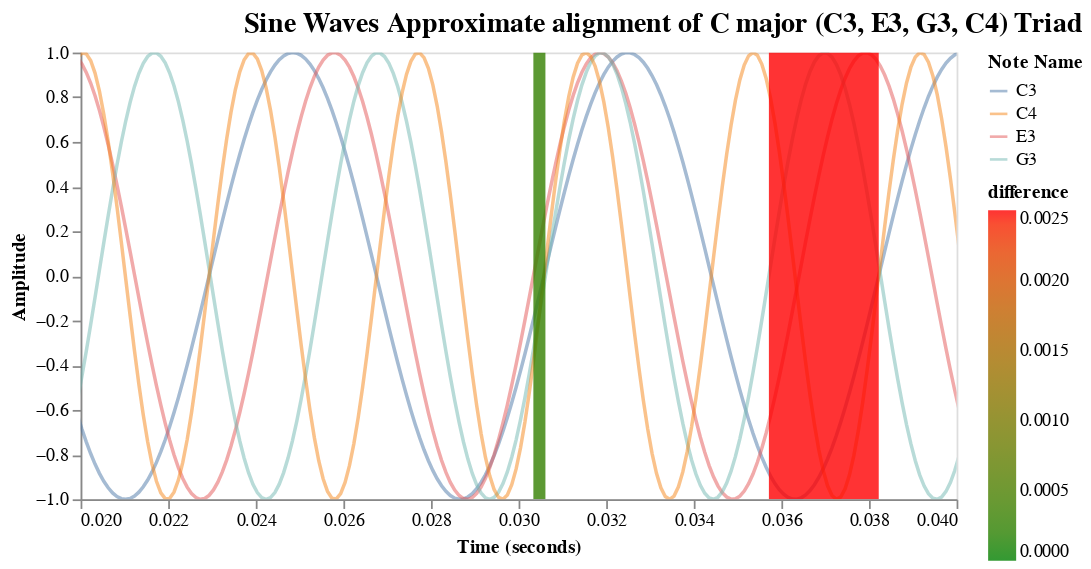

The notebook cell this image was saved under:
### Code cell
rect_chart = alt.Chart(observable_df).mark_rect(
    opacity=0.8,
    clip=True
).encode(
    x=alt.X('t_value_min', scale=alt.Scale(domain=[0.02, 0.04])),
    x2='t_value_max',
    color=alt.Color('difference', scale=alt.Scale(domain=[0,0.0025], range=['green','red']))
)
(chart+rect_chart).configure_title(
    fontSize=16,
    anchor='end',
    color='black'
).properties(
    title='Sine Waves Approximate alignment of C major (C3, E3, G3, C4) Triad',
    width=500,
    height=255,
).configure_view(fill='white').configure_axis(grid=False)

### Figure 1 — Vega-Lite specification as saved in the notebook (floating-point values rounded to 4 significant figures; data arrays with more than 128 entries replaced by an {"elided": "..."} marker saying what was removed)
{"config": {"view": {"continuousWidth": 300, "continuousHeight": 300, "fill": "white"}, "axis": {"grid": false}, "title": {"anchor": "end", "color": "black", "fontSize": 16}}, "layer": [{"data": {"name": "data-6e04eb78226c138c9f5e4bf8f165adb9"}, "mark": {"type": "line", "clip": true, "opacity": 0.5}, "encoding": {"color": {"field": "note_name", "title": "Note Name", "type": "nominal"}, "x": {"field": "time", "scale": {"domain": [0.02, 0.04]}, "title": "Time (seconds)", "type": "quantitative"}, "y": {"field": "amplitude", "title": "Amplitude", "type": "quantitative"}}, "title": "Sine Waves at Different Frequencies"}, {"data": {"name": "data-91fe808a7c900151fa93513d136c00a6"}, "mark": {"type": "rect", "clip": true, "opacity": 0.8}, "encoding": {"color": {"field": "difference", "scale": {"domain": [0, 0.0025], "range": ["green", "red"]}, "type": "quantitative"}, "x": {"field": "t_value_min", "scale": {"domain": [0.02, 0.04]}, "type": "quantitative"}, "x2": {"field": "t_value_max"}}}], "height": 255, "title": "Sine Waves Approximate alignment of C major (C3, E3, G3, C4) Triad", "width": 500, "$schema": "https://vega.github.io/schema/vega-lite/v5.20.1.json", "datasets": {"data-6e04eb78226c138c9f5e4bf8f165adb9": {"elided": "2752 records"}, "data-91fe808a7c900151fa93513d136c00a6": [{"t_values": [0.007645, 0.006067, 0.005102, 0.007645], "mean_t_sub": 0.006615, "indices": [0.0, 0, 0, 1.0], "difference": 0.002542, "difference_ratio": 0.3844, "order": 1, "t_value_min": 0.005102, "t_value_max": 0.007645, "max_cycle": 1.0}, {"t_values": [0.03058, 0.03034, 0.03061, 0.03058], "mean_t_sub": 0.03053, "indices": [3.0, 4, 5, 7.0], "difference": 0.0002753, "difference_ratio": 0.009019, "order": 2, "t_value_min": 0.03034, "t_value_max": 0.03061, "max_cycle": 7.0}, {"t_values": [0.03822, 0.0364, 0.03571, 0.03822], "mean_t_sub": 0.03714, "indices": [4.0, 5, 6, 9.0], "difference": 0.002508, "difference_ratio": 0.06752, "order": 3, "t_value_min": 0.03571, "t_value_max": 0.03822, "max_cycle": 9.0}, {"t_values": [0.06116, 0.06067, 0.06123, 0.06116], "mean_t_sub": 0.06105, "indices": [7.0, 9, 11, 15.0], "difference": 0.0005507, "difference_ratio": 0.009019, "order": 4, "t_value_min": 0.06067, "t_value_max": 0.06123, "max_cycle": 15.0}, {"t_values": [0.0688, 0.06674, 0.06633, 0.0688], "mean_t_sub": 0.06767, "indices": [8.0, 10, 12, 17.0], "difference": 0.002473, "difference_ratio": 0.03655, "order": 5, "t_value_min": 0.06633, "t_value_max": 0.0688, "max_cycle": 17.0}]}}
